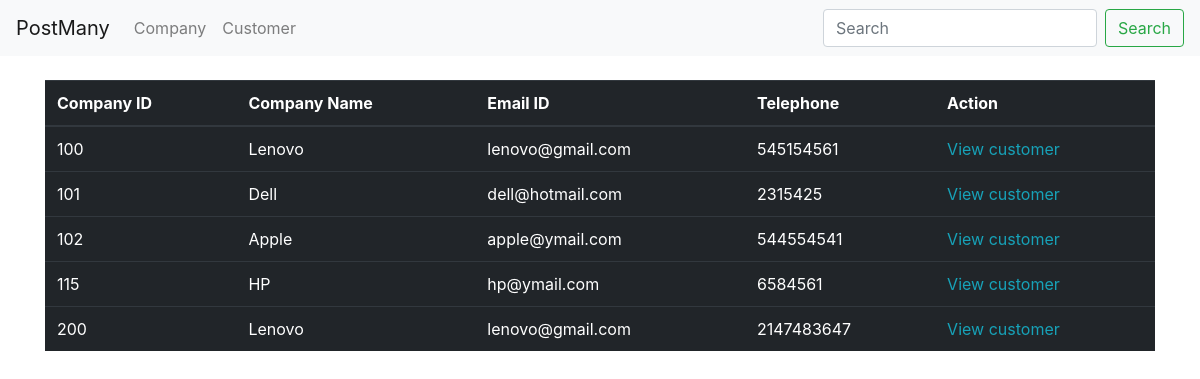
The page / on the database its author committed.
### tables this page shows
CREATE TABLE `company` (
  `company_id` int(11) NOT NULL,
  `company_name` varchar(250) NOT NULL,
  `email_id` varchar(250) NOT NULL,
  `telephone` int(11) NOT NULL
);

### models.php (called while the page is built, shortened)
<?php
    function displayCompany()
    {
        $connection = getConnection();
        $query = 'SELECT * FROM company ORDER BY company_id';
        $result = $connection->prepare($query);
        $result->execute();
        return $result->fetchAll(PDO::FETCH_OBJ);
    }
?>

### index.php (the view, shortened to what this page needs)
<?php
    require 'models.php';
    $displayCompany = displayCompany();
?>
<html>
    <head>
        <link rel="stylesheet" href="https://maxcdn.bootstrapcdn.com/bootstrap/4.0.0/css/bootstrap.min.css">
    </head>
    <body>
        <nav class="navbar navbar-expand-lg navbar-light bg-light">
            <a class="navbar-brand" href="index.php">PostMany</a>
            <div class="collapse navbar-collapse" id="navbarSupportedContent">
                <ul class="navbar-nav mr-auto">
                    <li class="nav-item">
                        <a class="nav-link" href="company.php">Company</a>
                    </li>
                    <li class="nav-item">
                        <a class="nav-link" href="customer.php">Customer</a>
                    </li>
                </ul>
                <form class="form-inline my-2 my-lg-0">
                    <input class="form-control mr-sm-2" type="search" placeholder="Search" aria-label="Search">
                    <button class="btn btn-outline-success my-2 my-sm-0" type="submit">Search</button>
                </form>
            </div>
        </nav>
        <div class="container">
            <table class="table table-dark mt-4">
                <thead>
                    <tr>
                        <th>Company ID</th>
                        <th>Company Name</th>
                        <th>Email ID</th>
                        <th>Telephone</th>
                        <th>Action</th>
                    </tr>
                </thead>
                <tbody>
                    <?php foreach($displayCompany as $rows): ?>
                        <tr>
                            <td><?php echo $rows->company_id; ?></td>
                            <td><?php echo $rows->company_name; ?></td>
                            <td><?php echo $rows->email_id; ?></td>
                            <td><?php echo $rows->telephone; ?></td>
                            <td><a href="view_customer.php?id=<?php echo $rows->company_id; ?>" class="text-info">View customer</a></td>
                        </tr>
                    <?php endforeach; ?>
                </tbody>
            </table>
        </div>
    </body>
</html>

### rows shown on the page
company: company_id "100", company_name "Lenovo", email "lenovo@gmail.com", telephone "545154561"
company: company_id "101", company_name "Dell", email "dell@hotmail.com", telephone "2315425"
company: company_id "102", company_name "Apple", email "apple@ymail.com", telephone "544554541"
company: company_id "115", company_name "HP", email "hp@ymail.com", telephone "6584561"
company: company_id "200", company_name "Lenovo", email "lenovo@gmail.com", telephone "2147483647"
